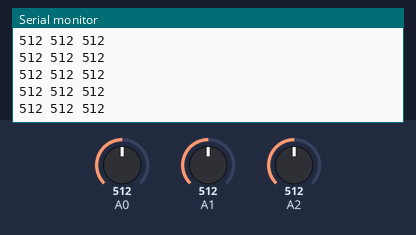
Recording of a sketch running on a simulated Arduino Uno, built with avr-gcc and run on an emulated ATmega328P. Shown: the last lines printed to the serial monitor. The test bench sets the inputs (shaded band); at power-on: A0 = 512, A2 = 512, A1 = 512.

Above: at 1.2 s.
1.3 s: A0 set to 104
At 2.4 s:
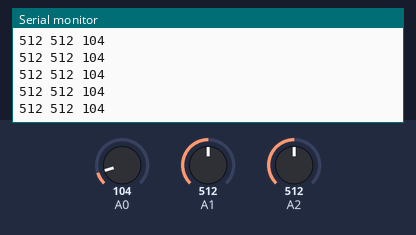
2.8 s: A0 set to 91
At 3.9 s:
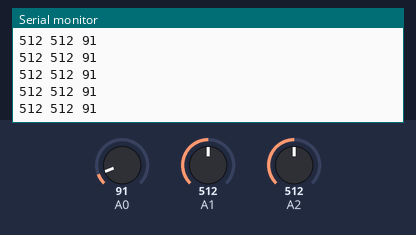
7.3 s: A2 set to 991
At 8.3 s:
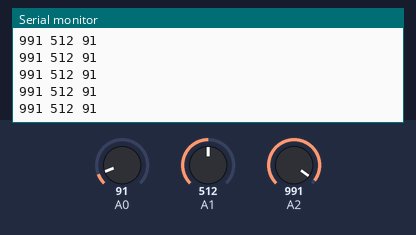
8.8 s: A2 set to 1014
At 9.9 s:
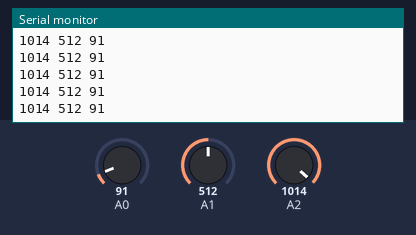
10.3 s: A1 set to 989
At 11.0 s:
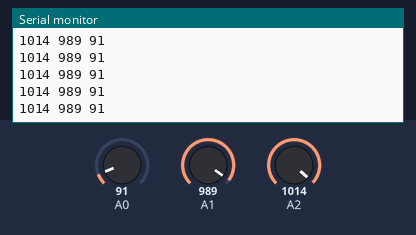
11.8 s: A1 set to 1015
At 12.9 s:
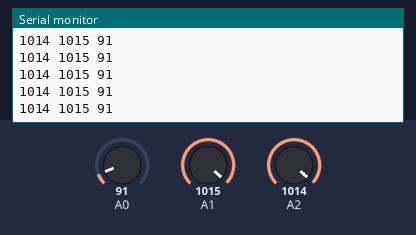
Timing chart, 0 to 14.3 s (numbered marks = the images above; inputs shaded):
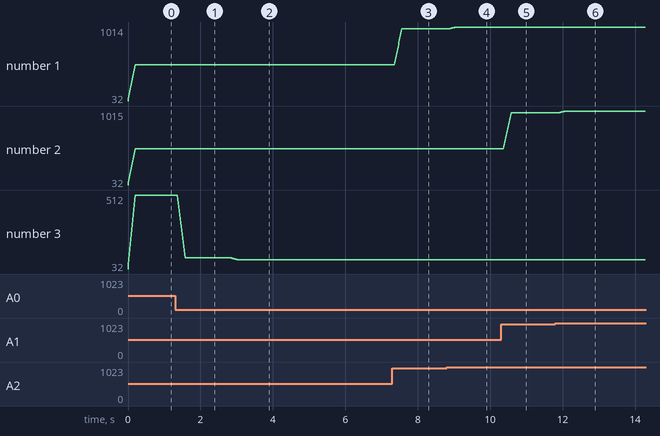

The sketch:

Buffering.ino
```cpp
const unsigned int X_AXIS_PIN = 2;
const unsigned int Y_AXIS_PIN = 1;
const unsigned int Z_AXIS_PIN = 0;
const unsigned int NUM_AXES = 3;
const unsigned int PINS[NUM_AXES] = {
 X_AXIS_PIN, Y_AXIS_PIN, Z_AXIS_PIN
};
const unsigned int BUFFER_SIZE = 16;
const unsigned int BAUD_RATE = 9600;
int buffer[NUM_AXES][BUFFER_SIZE];
int buffer_pos[NUM_AXES] = { 0 };
void setup() { Serial.begin(BAUD_RATE); }
int get_axis(const int axis) {
 delay(1);
 buffer[axis][buffer_pos[axis]] = analogRead(PINS[axis]);
 buffer_pos[axis] = (buffer_pos[axis] + 1) % BUFFER_SIZE;
 long sum = 0;
 for (unsigned int i = 0; i < BUFFER_SIZE; i++)
 sum += buffer[axis][i];
 return round(sum / BUFFER_SIZE);
}
int get_x() { return get_axis(0); }
int get_y() { return get_axis(1); }
int get_z() { return get_axis(2); }
void loop() {
 Serial.print(get_x());
 Serial.print(" ");
 Serial.print(get_y());
 Serial.print(" ");
 Serial.println(get_z());
}
```

Measured:
- after the input at 1.3 s, the serial monitor: prints a new line after 0.07 s (image 1)
- after the input at 2.8 s, the serial monitor: prints a new line after 0.06 s (image 2)
- after the input at 7.3 s, the serial monitor: prints a new line after 0.07 s (image 3)
- after the input at 8.8 s, the serial monitor: prints a new line after 0.08 s (image 4)
- after the input at 10.3 s, the serial monitor: prints a new line after 0.07 s (image 5)
- after the input at 11.8 s, the serial monitor: prints a new line after 0.07 s (image 6)
- plotted number 1: 512 → 991 after the input at 7.3 s, 991 → 1014 after the input at 8.8 s
- plotted number 2: 512 → 989 after the input at 10.3 s, 989 → 1015 after the input at 11.8 s
